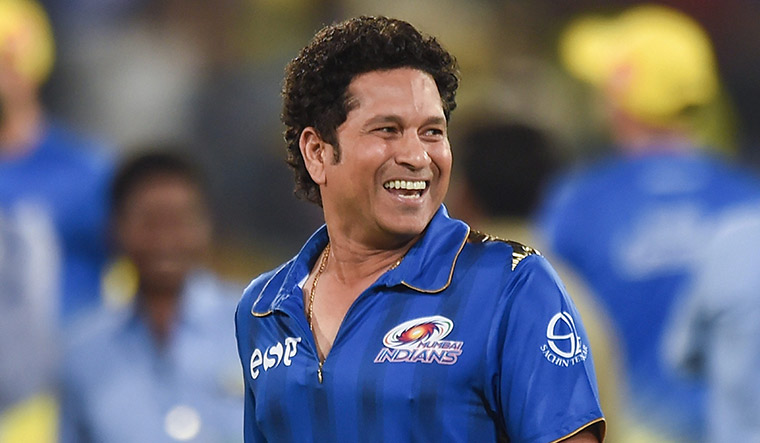
#> input picture OpenCV/test_image.jpg, 760 x 443 px, given in place of test_image.jpeg, which was not available
$ python Task1_1.py
#> lines starting #> are read from the running program, lines starting #| are printed output that depends on the picture; pictures that were not available may be replaced by others from this repository, and a replacement may not be noted
import cv2
img = cv2.imread("test_image.jpeg")
#> img is the input picture: shape (443, 760, 3); mean B, G, R 120.7, 102.2, 98.3
img = cv2.medianBlur(img,51)
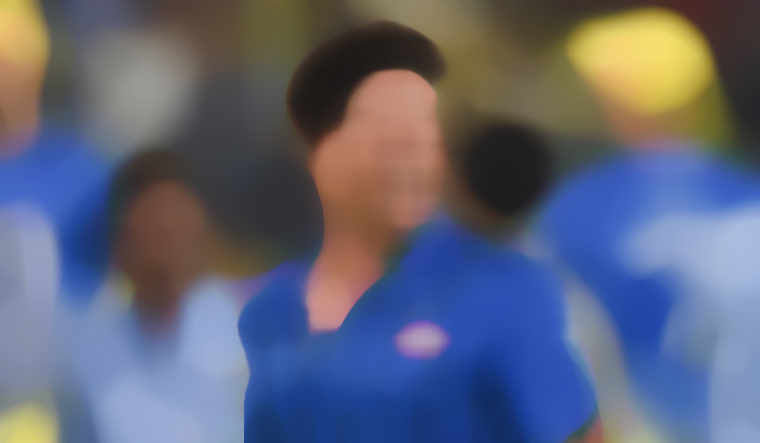
#> img: shape (443, 760, 3); mean B, G, R 121, 100.2, 95.5
ret,thresh1 = cv2.threshold(img,127,255,cv2.THRESH_BINARY)
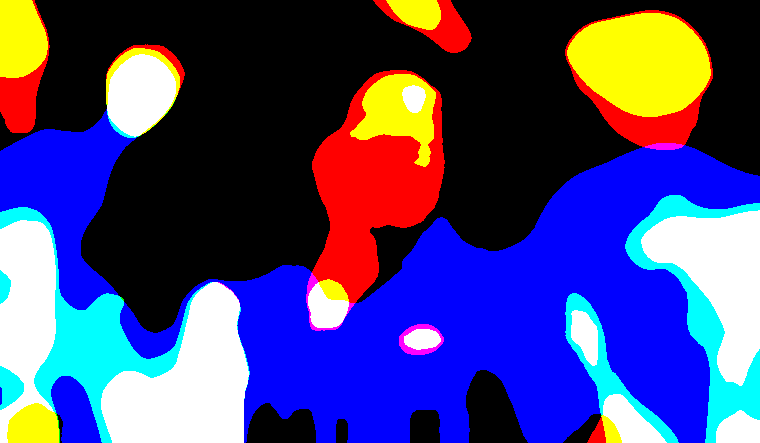
#> thresh1: shape (443, 760, 3); mean B, G, R 123.1, 65.7, 69.2
ret,thresh2 = cv2.threshold(img,127,255,cv2.THRESH_BINARY_INV)
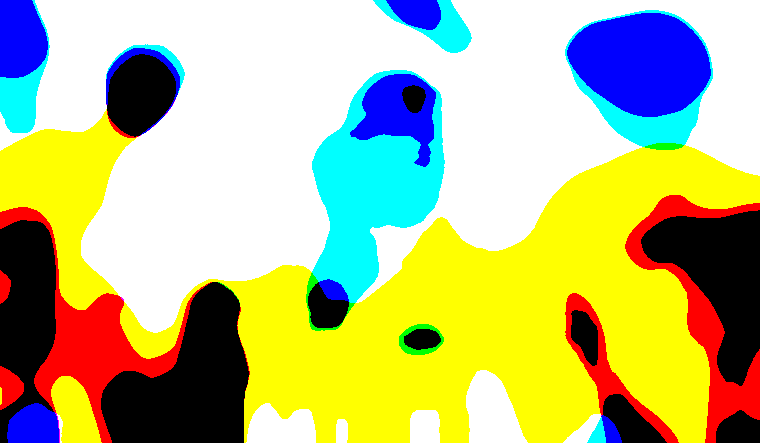
#> thresh2: shape (443, 760, 3); mean B, G, R 131.9, 189.3, 185.8
ret,thresh3 = cv2.threshold(img,127,255,cv2.THRESH_TRUNC)
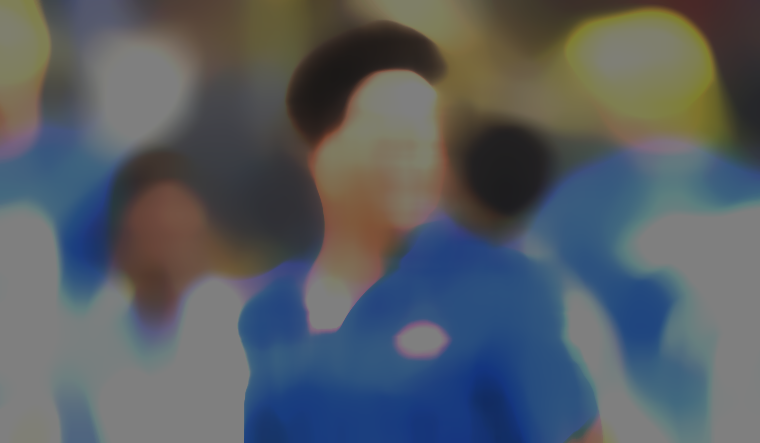
#> thresh3: shape (443, 760, 3); mean B, G, R 99.1, 92.8, 86.4
ret,thresh4 = cv2.threshold(img,127,255,cv2.THRESH_TOZERO)
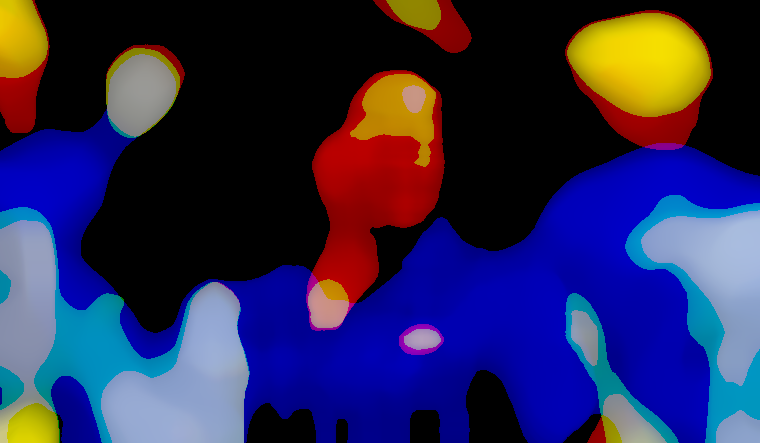
#> thresh4: shape (443, 760, 3); mean B, G, R 83.2, 40.1, 43.5
ret,thresh5 = cv2.threshold(img,127,255,cv2.THRESH_TOZERO_INV)
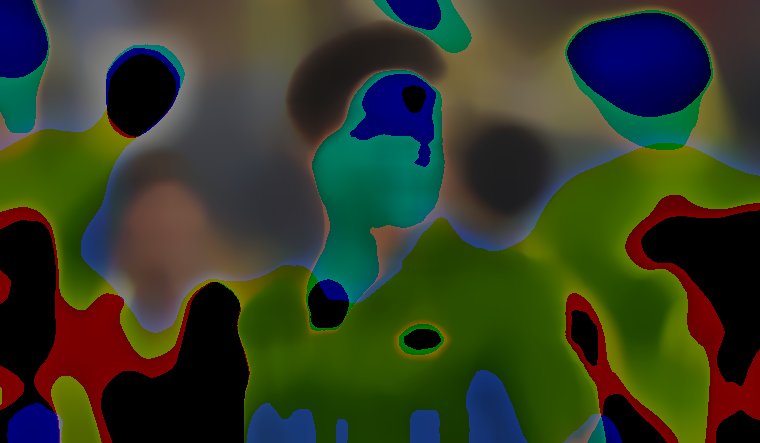
#> thresh5: shape (443, 760, 3); mean B, G, R 37.9, 60.1, 52

cv2.imshow("test_image",img)
cv2.waitKey(0)
cv2.destroyAllWindows()

$ run again, with OpenCV/test8.jpg copied over OpenCV/test_image.jpg
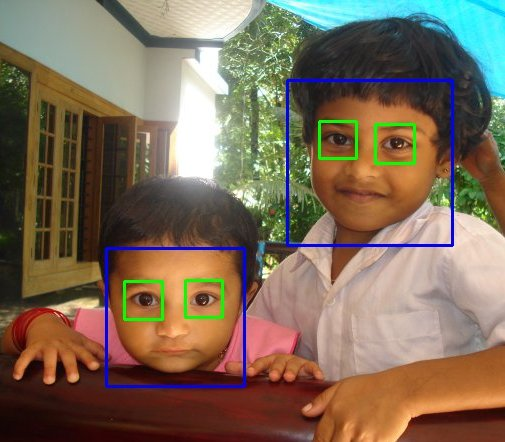
#> input picture OpenCV/test8.jpg, 505 x 442 px, given in place of test_image.jpeg, which was not available
#> img is the input picture: shape (442, 505, 3); mean B, G, R 87.8, 107.3, 125.1
#> `ret,thresh4 = cv2.threshold(img,127,255,cv2.THRESH_TOZERO)`:
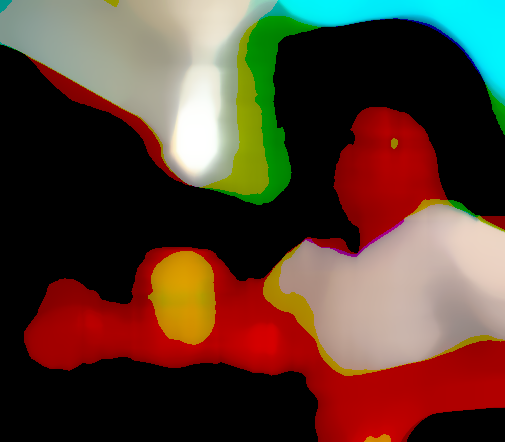
#> thresh4: shape (442, 505, 3); mean B, G, R 48.3, 61.9, 86.8
#> `ret,thresh5 = cv2.threshold(img,127,255,cv2.THRESH_TOZERO_INV)`:
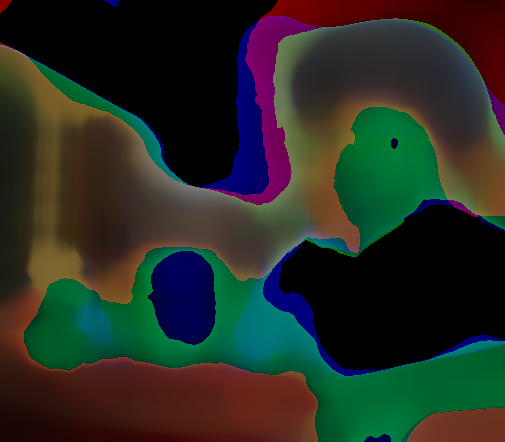
#> thresh5: shape (442, 505, 3); mean B, G, R 36.5, 44.7, 38.6
